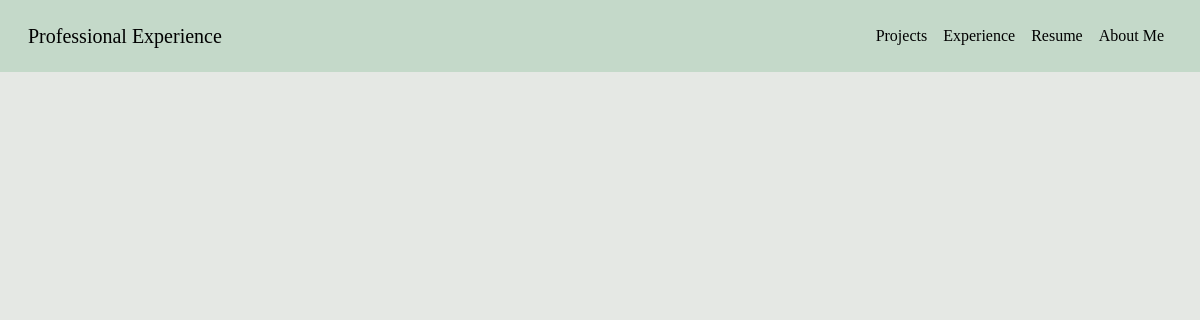
Page /experience/ on the earlier database version.
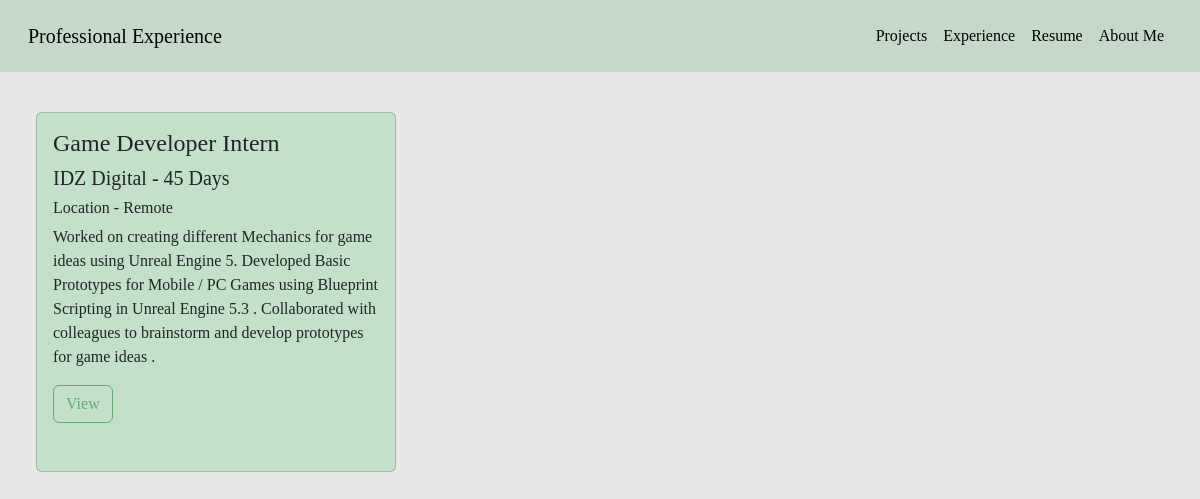
Same page on the later database version.
### experience/models.py (models this page shows, shortened)
class Experience(models.Model):
    name = models.CharField(max_length=100)
    time = models.CharField(max_length=100)
    company = models.CharField(max_length=100)
    location = models.CharField(max_length=100)
    description = models.TextField(max_length=1000)
    certificate = models.FileField(upload_to='certificate/',null=True,)

### experience/views.py (the view)
# urls.py: path('experience/',include('experience.urls')),
def experience(request):
    experiences = Experience.objects.all()
    return render(request,'experience.html',{"experiences":experiences})

### experience/Templates/experience.html (shortened to what this page needs)
{% extends "layout.html" %}
{% block left-navbar %}Professional Experience{% endblock %}
{% block content %}
<div class="row row-cols-1 row-cols-md-3 mx-4 mt-4">
    {% for exp in experiences %}
        <div class="col" >
            <div class="card my-3 h-100 d-flex flex-column" style="background-color: rgba(188, 222, 195, 0.81);">
                <div class="card-body d-flex flex-column">
                    <h4 class="card-title">{{ exp.name }}</h4>
                    <h5 class="card-title">{{ exp.company }} - {{ exp.time }}</h5>
                    <h6 class="card-title">Location - {{ exp.location }}</h6>
                    <p class="card-text ">{{ exp.description }}</p>
                    <p class="card-text">
                        <small class="btn" style="border: 1px solid rgba(78, 158, 97, 0.81);">
                            <a style="color: rgba(78, 158, 97, 0.81); text-decoration: none;" href="{{ exp.certificate.url }}" target="_blank">View</a>
                        </small>
                    </p>
                </div>
            </div>
        </div>
    {% endfor %}
</div>
{% endblock %}

Differences in the rows shown:
added Experience: name "Game Developer Intern", company "IDZ Digital", time "45 Days", location "Remote", description "Worked on creating different Mechanics for game ideas using Unreal Engine 5. Developed Basic Prototypes for Mobile / PC Games using Blueprint Scripting in Unreal Engine 5.3 . Collaborated with colleagues to brainstorm and develop prototypes for game ideas ."
